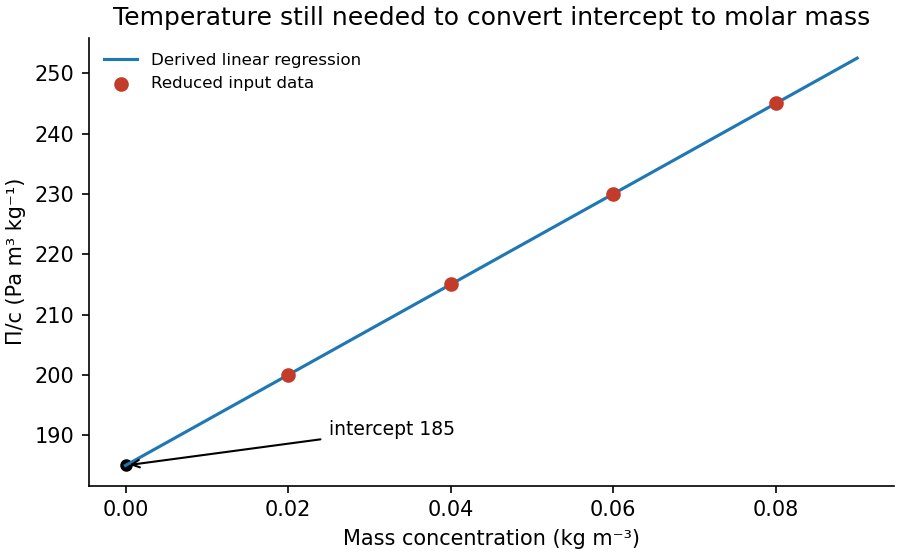

Reproduce this figure in Python.
"""Original explanatory figure. Python 3.14, numpy and matplotlib.
Output is a PNG basename in cwd; no source figures or media paths.
"""
import numpy as np
import matplotlib
matplotlib.use('Agg')
import matplotlib.pyplot as plt
from matplotlib.patches import Circle
plt.rcParams.update({'font.size':10,'figure.facecolor':'white','savefig.facecolor':'white','axes.spines.top':False,'axes.spines.right':False})
fig,a=plt.subplots(figsize=(6,3.7),layout='constrained');c=np.array([.02,.04,.06,.08]);P=np.array([4.,8.6,13.8,19.6]);x=np.linspace(0,.09,200);a.plot(x,185+750*x,label='Derived linear regression');a.scatter(c,P/c,color='#c33c29',zorder=3,label='Reduced input data');a.scatter([0],[185],color='black',s=25);a.annotate('intercept 185',(0,185),(.025,190),arrowprops=dict(arrowstyle='->'),fontsize=9);a.set(xlabel='Mass concentration (kg m⁻³)',ylabel='Π/c (Pa m³ kg⁻¹)',title='Temperature still needed to convert intercept to molar mass');a.legend(frameon=False,fontsize=8)
fig.savefig('paper-1-osmometry.png',dpi=150);plt.close(fig)
